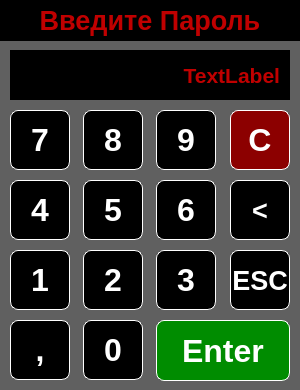
<?xml version="1.0" encoding="UTF-8"?>
<ui version="4.0">
 <class>Keypad_window</class>
 <widget class="QWidget" name="Keypad_window">
  <property name="geometry">
   <rect>
    <x>0</x>
    <y>0</y>
    <width>300</width>
    <height>390</height>
   </rect>
  </property>
  <property name="windowTitle">
   <string>Form</string>
  </property>
  <property name="styleSheet">
   <string notr="true">QWidget {background-color: rgb(96,96,96);}
QLabel {background-color: rgba(0,0,0,255);color: rgb(192,0,0);}
QPushButton {background-color: rgba(0,0,0,255);color: white;border: 1px Solid white;border-radius: 8px;}
</string>
  </property>
  <widget class="QLabel" name="title_text_label">
   <property name="geometry">
    <rect>
     <x>0</x>
     <y>0</y>
     <width>300</width>
     <height>41</height>
    </rect>
   </property>
   <property name="font">
    <font>
     <family>Arial</family>
     <pointsize>20</pointsize>
     <weight>75</weight>
     <bold>true</bold>
    </font>
   </property>
   <property name="text">
    <string>Введите Пароль</string>
   </property>
   <property name="alignment">
    <set>Qt::AlignCenter</set>
   </property>
  </widget>
  <widget class="QLabel" name="text_to_aply_label">
   <property name="geometry">
    <rect>
     <x>10</x>
     <y>50</y>
     <width>280</width>
     <height>50</height>
    </rect>
   </property>
   <property name="font">
    <font>
     <family>Arial</family>
     <pointsize>16</pointsize>
     <weight>75</weight>
     <bold>true</bold>
    </font>
   </property>
   <property name="styleSheet">
    <string notr="true">padding-right: 4px;</string>
   </property>
   <property name="text">
    <string>TextLabel</string>
   </property>
   <property name="alignment">
    <set>Qt::AlignRight|Qt::AlignTrailing|Qt::AlignVCenter</set>
   </property>
  </widget>
  <widget class="QPushButton" name="number_7_pushButton">
   <property name="geometry">
    <rect>
     <x>10</x>
     <y>110</y>
     <width>60</width>
     <height>60</height>
    </rect>
   </property>
   <property name="font">
    <font>
     <family>Arial</family>
     <pointsize>24</pointsize>
     <weight>75</weight>
     <bold>true</bold>
    </font>
   </property>
   <property name="text">
    <string>7</string>
   </property>
  </widget>
  <widget class="QPushButton" name="number_8_pushButton">
   <property name="geometry">
    <rect>
     <x>83</x>
     <y>110</y>
     <width>60</width>
     <height>60</height>
    </rect>
   </property>
   <property name="font">
    <font>
     <family>Arial</family>
     <pointsize>24</pointsize>
     <weight>75</weight>
     <bold>true</bold>
    </font>
   </property>
   <property name="text">
    <string>8</string>
   </property>
  </widget>
  <widget class="QPushButton" name="number_9_pushButton">
   <property name="geometry">
    <rect>
     <x>156</x>
     <y>110</y>
     <width>60</width>
     <height>60</height>
    </rect>
   </property>
   <property name="font">
    <font>
     <family>Arial</family>
     <pointsize>24</pointsize>
     <weight>75</weight>
     <bold>true</bold>
    </font>
   </property>
   <property name="text">
    <string>9</string>
   </property>
  </widget>
  <widget class="QPushButton" name="number_4_pushButton">
   <property name="geometry">
    <rect>
     <x>10</x>
     <y>180</y>
     <width>60</width>
     <height>60</height>
    </rect>
   </property>
   <property name="font">
    <font>
     <family>Arial</family>
     <pointsize>24</pointsize>
     <weight>75</weight>
     <bold>true</bold>
    </font>
   </property>
   <property name="text">
    <string>4</string>
   </property>
  </widget>
  <widget class="QPushButton" name="clear_all_pushButton">
   <property name="geometry">
    <rect>
     <x>230</x>
     <y>110</y>
     <width>60</width>
     <height>60</height>
    </rect>
   </property>
   <property name="font">
    <font>
     <family>Arial</family>
     <pointsize>24</pointsize>
     <weight>75</weight>
     <bold>true</bold>
    </font>
   </property>
   <property name="styleSheet">
    <string notr="true">background-color: rgb(140,0,0);</string>
   </property>
   <property name="text">
    <string>C</string>
   </property>
  </widget>
  <widget class="QPushButton" name="number_5_pushButton">
   <property name="geometry">
    <rect>
     <x>83</x>
     <y>180</y>
     <width>60</width>
     <height>60</height>
    </rect>
   </property>
   <property name="font">
    <font>
     <family>Arial</family>
     <pointsize>24</pointsize>
     <weight>75</weight>
     <bold>true</bold>
    </font>
   </property>
   <property name="text">
    <string>5</string>
   </property>
  </widget>
  <widget class="QPushButton" name="delete_previous_pushButton">
   <property name="geometry">
    <rect>
     <x>230</x>
     <y>180</y>
     <width>60</width>
     <height>60</height>
    </rect>
   </property>
   <property name="font">
    <font>
     <family>Arial</family>
     <pointsize>20</pointsize>
     <weight>75</weight>
     <bold>true</bold>
    </font>
   </property>
   <property name="text">
    <string>&lt;</string>
   </property>
  </widget>
  <widget class="QPushButton" name="number_6_pushButton">
   <property name="geometry">
    <rect>
     <x>156</x>
     <y>180</y>
     <width>60</width>
     <height>60</height>
    </rect>
   </property>
   <property name="font">
    <font>
     <family>Arial</family>
     <pointsize>24</pointsize>
     <weight>75</weight>
     <bold>true</bold>
    </font>
   </property>
   <property name="text">
    <string>6</string>
   </property>
  </widget>
  <widget class="QPushButton" name="number_1_pushButton">
   <property name="geometry">
    <rect>
     <x>10</x>
     <y>250</y>
     <width>60</width>
     <height>60</height>
    </rect>
   </property>
   <property name="font">
    <font>
     <family>Arial</family>
     <pointsize>24</pointsize>
     <weight>75</weight>
     <bold>true</bold>
    </font>
   </property>
   <property name="text">
    <string>1</string>
   </property>
  </widget>
  <widget class="QPushButton" name="number_2_pushButton">
   <property name="geometry">
    <rect>
     <x>83</x>
     <y>250</y>
     <width>60</width>
     <height>60</height>
    </rect>
   </property>
   <property name="font">
    <font>
     <family>Arial</family>
     <pointsize>24</pointsize>
     <weight>75</weight>
     <bold>true</bold>
    </font>
   </property>
   <property name="text">
    <string>2</string>
   </property>
  </widget>
  <widget class="QPushButton" name="number_3_pushButton">
   <property name="geometry">
    <rect>
     <x>156</x>
     <y>250</y>
     <width>60</width>
     <height>60</height>
    </rect>
   </property>
   <property name="font">
    <font>
     <family>Arial</family>
     <pointsize>24</pointsize>
     <weight>75</weight>
     <bold>true</bold>
    </font>
   </property>
   <property name="text">
    <string>3</string>
   </property>
  </widget>
  <widget class="QPushButton" name="reject_pushButton">
   <property name="geometry">
    <rect>
     <x>230</x>
     <y>250</y>
     <width>60</width>
     <height>60</height>
    </rect>
   </property>
   <property name="font">
    <font>
     <family>Arial</family>
     <pointsize>20</pointsize>
     <weight>75</weight>
     <bold>true</bold>
    </font>
   </property>
   <property name="text">
    <string>ESC</string>
   </property>
  </widget>
  <widget class="QPushButton" name="set_comma_pushButton">
   <property name="geometry">
    <rect>
     <x>10</x>
     <y>320</y>
     <width>60</width>
     <height>60</height>
    </rect>
   </property>
   <property name="font">
    <font>
     <family>Arial</family>
     <pointsize>24</pointsize>
     <weight>75</weight>
     <bold>true</bold>
    </font>
   </property>
   <property name="text">
    <string>,</string>
   </property>
  </widget>
  <widget class="QPushButton" name="number_0_pushButton">
   <property name="geometry">
    <rect>
     <x>83</x>
     <y>320</y>
     <width>60</width>
     <height>60</height>
    </rect>
   </property>
   <property name="font">
    <font>
     <family>Arial</family>
     <pointsize>24</pointsize>
     <weight>75</weight>
     <bold>true</bold>
    </font>
   </property>
   <property name="text">
    <string>0</string>
   </property>
  </widget>
  <widget class="QPushButton" name="accept_pushButton">
   <property name="geometry">
    <rect>
     <x>156</x>
     <y>320</y>
     <width>134</width>
     <height>61</height>
    </rect>
   </property>
   <property name="font">
    <font>
     <family>Arial</family>
     <pointsize>24</pointsize>
     <weight>75</weight>
     <bold>true</bold>
    </font>
   </property>
   <property name="styleSheet">
    <string notr="true">background-color: rgb(0,140,0);</string>
   </property>
   <property name="text">
    <string>Enter</string>
   </property>
  </widget>
 </widget>
 <resources/>
 <connections>
  <connection>
   <sender>reject_pushButton</sender>
   <signal>clicked()</signal>
   <receiver>Keypad_window</receiver>
   <slot>close()</slot>
   <hints>
    <hint type="sourcelabel">
     <x>259</x>
     <y>279</y>
    </hint>
    <hint type="destinationlabel">
     <x>149</x>
     <y>194</y>
    </hint>
   </hints>
  </connection>
 </connections>
</ui>
